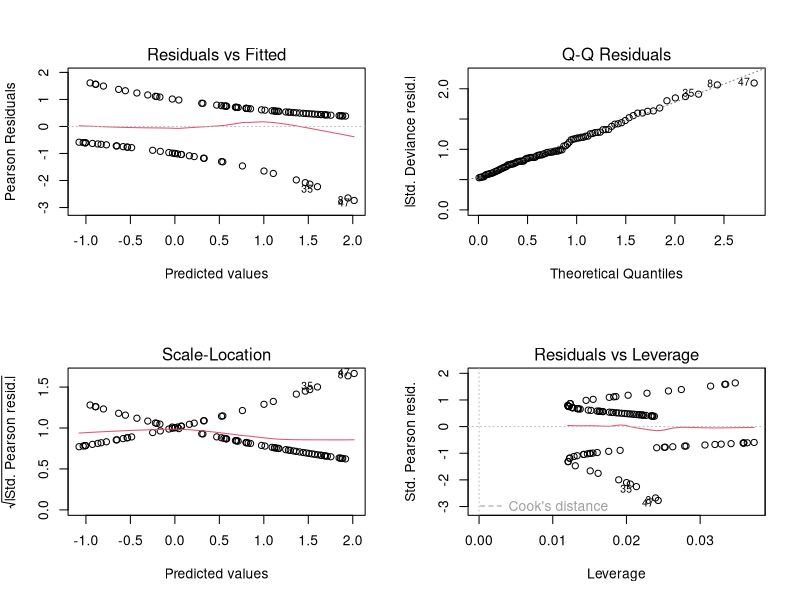
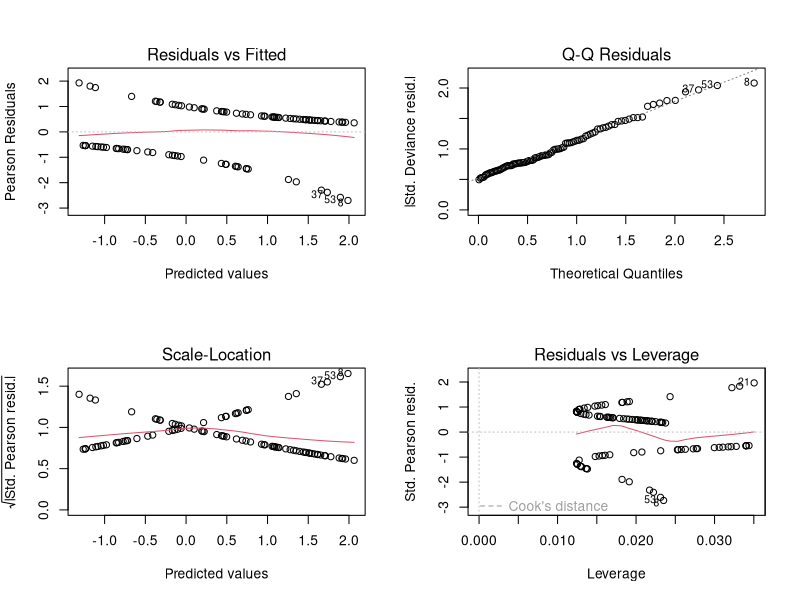
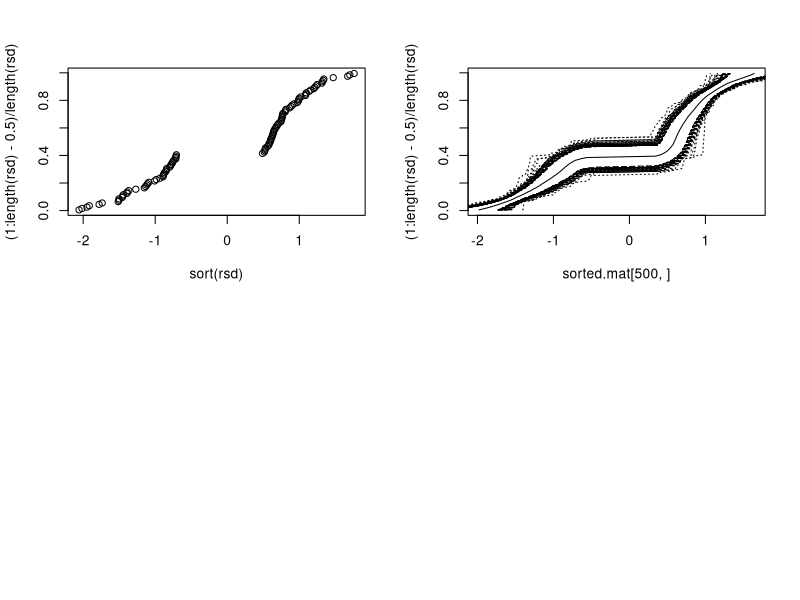

Write R code to recreate these figures, in order.
n <- 100; m <- 1
x <- runif(n)
lp <- 3*x-1
mu <- binomial()$linkinv(lp)
y <- rbinom(1:n,m,mu)
par(mfrow=c(2,2))
plot(glm(y/m ~ x,family=binomial,weights=rep(m,n)))


## Write colde to take a glm fitted to binary data. Simulate new binary data given model results. Refit the model using the resulting data and extract residuals from the resulting fits.
fit = glm(y ~ x, family = binomial)
probs = fitted(fit)
sim.dat = sapply(probs, FUN = function(pp) rbinom(n = 1, size = 1, prob = pp))
fit2 = glm(sim.dat ~ x, family = binomial)
plot(fit2)
rsd = resid(fit2)
plot(sort(rsd),(1:length(rsd)-.5)/length(rsd))


## Turn the above code into a for loop that repeats the simulation 100 times and stores the sorted residuals into a matrix
fit0 = fit
one.run = function(){
  probs = fitted(fit0)
  sim.dat = sapply(probs, FUN = function(pp) rbinom(n = 1, size = 1, prob = pp))
  fit0 = glm(sim.dat ~ x, family = binomial)
  rsd = resid(fit0)
  return(sort(rsd))
}

# Replicate 1000 residual simulations
raw.mat = replicate(1000, expr = one.run())
# Sort each column (quantile)
sorted.mat = apply(raw.mat, MARGIN = 1, FUN = sort)
plot(sorted.mat[500,],(1:length(rsd)-.5)/length(rsd), type = 'l')
lines(sorted.mat[50,], (1:length(rsd)-.5)/length(rsd), lty = 2)
lines(sorted.mat[950,], (1:length(rsd)-.5)/length(rsd), lty = 2)
for(ii in c(1:49, 951:1000)){
  lines(sorted.mat[ii,], (1:length(rsd)-.5)/length(rsd), lty = 3)
}

